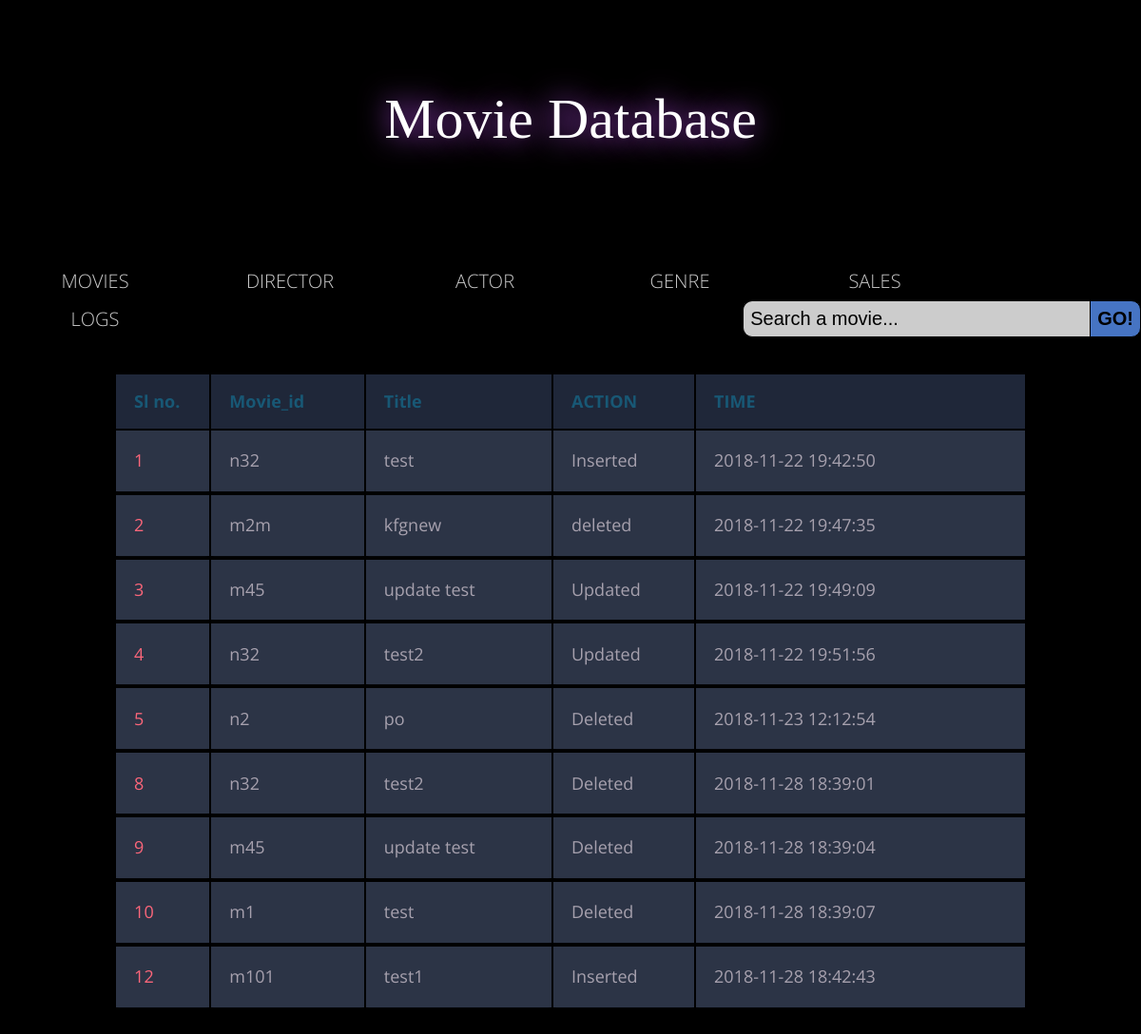
Screenshot of /log.php with the database file from the repository.
### tables this page shows
CREATE TABLE `log` (
  `id` int(11) NOT NULL,
  `Movie_id` varchar(10) NOT NULL,
  `Title` char(50) NOT NULL,
  `Action` varchar(10) NOT NULL,
  `Time` datetime NOT NULL
);

### log.php (the view, shortened to what this page needs)
<?php include 'database.php'; ?>
<!DOCTYPE html>
<html>
     <head>
	 <link rel="stylesheet" href="css/style.css" type="text/css" />
	 <link rel="stylesheet" href="css/table.css" type="text/css" />
	 </head>
	     <body>
	         <header>
		       <h1><a href="main.php">Movie Database</a></h1>
             </header></br>
			 <ul>
			   <li><a>MOVIES</a>
			   </li>
			   <li><a>DIRECTOR</a>
			   </li>
			   <li><a>ACTOR</a>
			   </li>
			   <li><a href="genre.php">GENRE</a></li>
			   <li><a href="sales.php">SALES</a></li>
			   <li><a href="log.php">LOGS</a></li>
			 </ul>
		 	<form class="srch" method="POST" action="srch.php">
				<input name="search" type="text" id="searchBar" placeHolder="" value="Search a movie..." onMouseDown="active()"; /><input type="submit" name="submit" id="searchBtn" value="GO!"; />
			</form>
			<br><br><br><br>
			<table class="tab">
				<tr>
					<th><h1>Sl no.</h1></th>
					<th><h1>Movie_id</h1></th>
					<th><h1>Title</h1></th>
					<th><h1>ACTION</h1></th>
					<th><h1>TIME</h1></th>
				</tr>
<?php
	$sql = "SELECT * FROM log";
	$result = $con->query($sql);
if ($result->num_rows > 0) {
    while($row = $result->fetch_assoc()) {
		echo"<tr><td>$row[id]</td><td>$row[Movie_id]</td><td>$row[Title]</td><td>$row[Action]</td><td>$row[Time]</td><tr>";
    }
}
else {
    echo "0 results";
}
?>
			</table>
	     </body>
</html>

### css/style.css (style rules this page uses)
* { margin:0; padding:0; }
body { font-family: 'Roboto', sans-serif; font-weight: 100; line-height:1em; background:#484545; background-image: url('bg1.jpg'); background-size:cover; color:black; font-size:18px; background-color: #000000; }
header h1 { font-family:Georgia; font-size:60px; line-height:1.5em; padding:80px 0; text-align: center; position: relative; color:#43a9f7; }
h1 a { text-decoration:none; color:#fff; padding:0 20px; font-size:100%; text-shadow:0 0 30px #C655FE; }
h1 a:after { content: attr(data-text); position:absolute; top:0; left:0; padding:0 20px; z-index:-1; color: #C655FE; filter :blur(15px); }
ul { margin:0; padding:0; list-style:none; }
ul li { float:left; width:200px; height:40px; background-color:black; opacity:.8; line-height:40px; text-align:center; font-size:20px; margin-right:5px; }
ul li a { text-decoration:none; color:white; display:block; }
.srch { float:right; }
#searchBar { border:1px solid #000000; border-right:none; font-size:20px; padding:7px; width:350px; outline:none; color:#black; -webkit-border-top-left-radius:10px; -webkit-border-bottom-left-radius:10px; -moz-border-radius-topleft: 10px; -moz-border-radius-bottomleft:10px; border-top-left-radius:10px; border-bottom-left-radius:10px; opacity:.8; }
#searchBtn { border:1px solid #000000; font-size:20px; padding:7px; background:#5891F4; opacity:.8; font-weight:bold; cursor:pointer; outline:none; -webkit-border-top-right-radius:10px; -webkit-border-bottom-right-radius:10px; -moz-border-radius-topright: 10px; -moz-border-radius-bottomright:10px; border-top-right-radius:10px; border-bottom-right-radius:10px; }

### css/table.css (style rules this page uses)
body { font-family: 'Open Sans', sans-serif; font-weight: 300; line-height: 1.42em; color:#A7A1AE; background-color: black; }
h1 { font-size:3em; font-weight: 300; line-height:1em; text-align: center; color: #4DC3FA; }
.tab th h1 { font-weight: bold; font-size: 1em; text-align: left; color: #185875; }
.tab td { font-weight: normal; font-size: 1em; -webkit-box-shadow: 0 2px 2px -2px #0E1119; -moz-box-shadow: 0 2px 2px -2px #0E1119; box-shadow: 0 2px 2px -2px #0E1119; }
.tab { text-align: left; overflow: hidden; width: 80%; margin: 0 auto; display: table; padding: 0 0 8em 0; }
.tab td, .tab th { padding-bottom: 2%; padding-top: 2%; padding-left:2%; }
.tab tr:nth-child(odd) { background-color: #323C50; }
.tab tr:nth-child(even) { background-color: #2C3446; }
.tab th { background-color: #1F2739; }
.tab td:first-child { color: #FB667A; }

### rows the page displays
log: id "1", Movie "n32", Title "test", Action "Inserted", Time "2018-11-22 19:42:50"
log: id "2", Movie "m2m", Title "kfgnew", Action "deleted", Time "2018-11-22 19:47:35"
log: id "3", Movie "m45", Title "update test", Action "Updated", Time "2018-11-22 19:49:09"
log: id "4", Movie "n32", Title "test2", Action "Updated", Time "2018-11-22 19:51:56"
log: id "5", Movie "n2", Title "po", Action "Deleted", Time "2018-11-23 12:12:54"
log: id "8", Movie "n32", Title "test2", Action "Deleted", Time "2018-11-28 18:39:01"
log: id "9", Movie "m45", Title "update test", Action "Deleted", Time "2018-11-28 18:39:04"
log: id "10", Movie "m1", Title "test", Action "Deleted", Time "2018-11-28 18:39:07"
log: id "12", Movie "m101", Title "test1", Action "Inserted", Time "2018-11-28 18:42:43"
